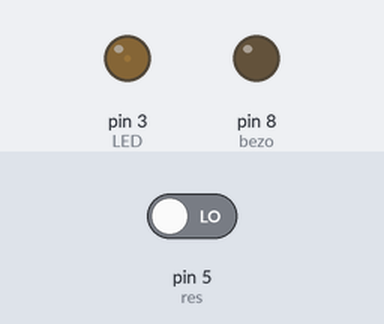
A sketch run on a simulated Arduino Uno, built with avr-gcc and run on an emulated ATmega328P. Parts: output pins drawn as LEDs (lit = HIGH). Inputs (shaded band) come from the test bench; at power-on: pin 5 (res) LOW.

Above: at 0.05 s.
At 0.95 s:
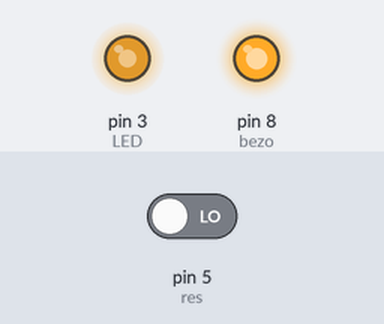
At 1.9 s:
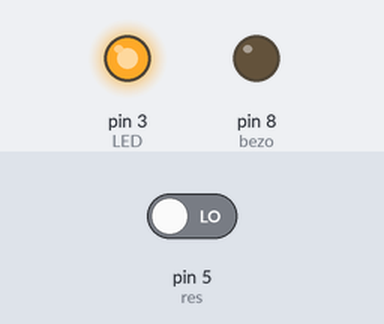
At 3.8 s:
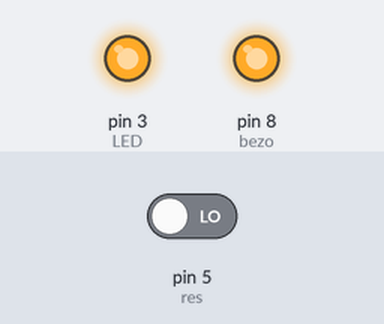
Timing chart, 0 to 9.0 s (numbered marks = the images above):
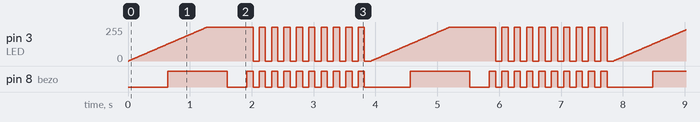

The sketch:

Reciver.ino
```cpp
#include <SoftwareSerial.h>
SoftwareSerial HC12(10, 11); // HC-12 TX Pin, HC-12 RX Pin
int LED = 3;
int bezo = 8;
int res = 5;
int i = 0;
int state =0;

void setup() {
  Serial.begin(9600);             // Serial port to computer
  HC12.begin(9600);               // Serial port to HC12
  pinMode(LED,OUTPUT);
  pinMode(bezo,OUTPUT);
  pinMode(res,INPUT);

}
void loop() {
  if (HC12.available()) {       // If HC-12 has data
   int SOS = HC12.read();
   int state =1; }

  if (Serial.available()) {       // If HC-12 has data
   char SOS = Serial.read();
   int state =1;
       if (SOS =="1")
           state=1;
                      }

    while (int state = 1)
    {
        for(i = 0; i < 255; i = i + 2)
        {
            analogWrite(LED, i);
            analogWrite(bezo, i);
            delay(10);
        }
        for(i = 255; i > 1; i = i - 2)
        {
            analogWrite(LED, i);
            analogWrite(bezo, i);
            delay(5);
        }
        for(i = 1; i <= 10; i++)
        {
            analogWrite(LED, 255);
            analogWrite(bezo, 200);
            delay(100);
            analogWrite(LED, 0);
            analogWrite(bezo, 25);
            delay(100);
        }
        if (digitalRead(res)){
         int state =0;
         break;
                 }
    }


 }
```

Measured:
- by itself, pin 3 (LED): moves between 0/255 and 255/255, repeating every 3.9 s
- by itself, pin 8 (bezo): repeats every 3.9 s: LOW 0.32 s, 9 × (HIGH 0.10 s, LOW 0.10 s), HIGH 0.10 s, LOW 0.74 s, HIGH 0.96 s
